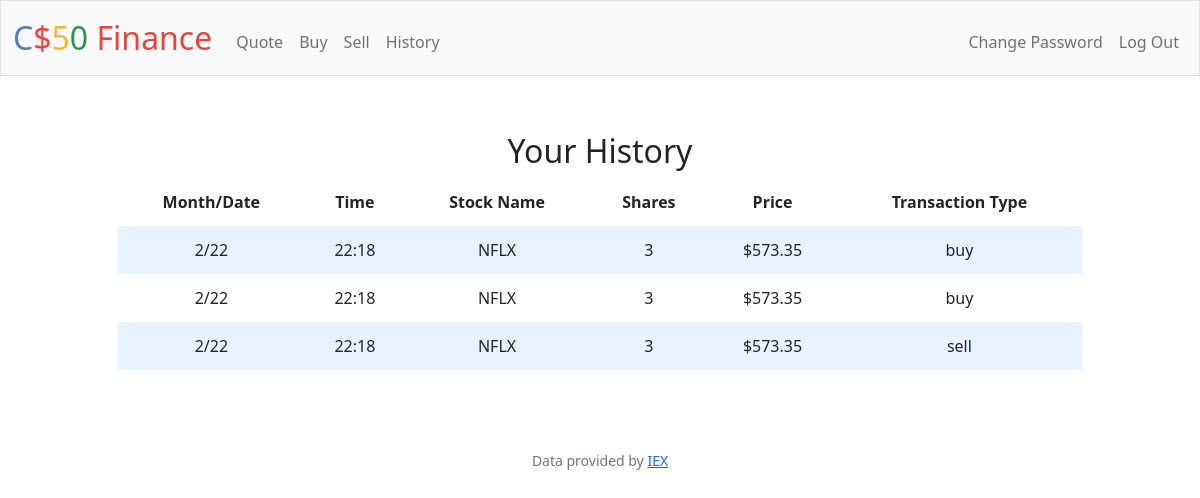
Page /history (signed in) on the earlier database version.
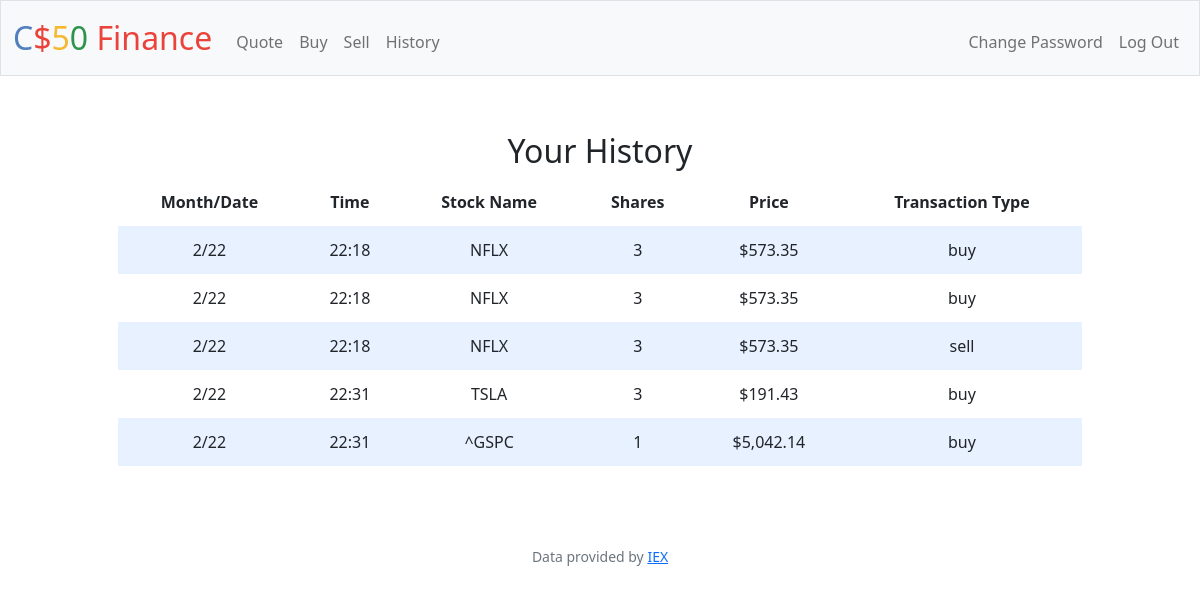
Same page on the later database version.
### tables this page shows
CREATE TABLE log(
transaction_id INTEGER PRIMARY KEY AUTOINCREMENT NOT NULL,
user_id INTEGER NOT NULL,
month INTEGER NOT NULL,
day INTEGER NOT NULL,
time TEXT NOT NULL,
symbol TEXT NOT NULL,
shares INTEGER NOT NULL,
price NUMERIC NOT NULL,
transaction_type TEXT NOT NULL,
FOREIGN KEY(user_id) REFERENCES users(id)
);

### app.py (the view)
@app.route("/history")
@login_required
def history():
    logs = db.execute("SELECT * FROM log WHERE user_id = ?", session["user_id"])
    return render_template("history.html", logs=logs)

### app.py (called while the page is built)
@app.after_request
def after_request(response):
    response.headers["Cache-Control"] = "no-cache, no-store, must-revalidate"
    response.headers["Expires"] = 0
    response.headers["Pragma"] = "no-cache"
    return response

### helpers.py (called while the page is built)
def login_required(f):
    @wraps(f)
    def decorated_function(*args, **kwargs):
        if session.get("user_id") is None:
            return redirect("/login")
        return f(*args, **kwargs)
    return decorated_function

def usd(value):
    return f"${value:,.2f}"

### templates/history.html (shortened to what this page needs)
{% extends "layout.html" %}
{% block main %}
<div class="container">
    <div class="section">
        <h2>Your History</h2>
        <table>
            <thead>
                <tr>
                    <th>Month/Date</th>
                    <th>Time</th>
                    <th>Stock Name</th>
                    <th>Shares</th>
                    <th>Price</th>
                    <th>Transaction Type</th>
                </tr>
            </thead>
            <tbody>
                {% for log in logs %}
                <tr>
                   <td>{{ log["month"] }}/{{ log["day"] }}</td>
                   <td>{{ log["time"] }}</td>
                   <td>{{ log["symbol"] }}</td>
                   <td>{{ log["shares"] }}</td>
                   <td>{{ log["price"] | usd }}</td>
                   <td>{{ log["transaction_type"] }}</td>
                </tr>
                {% endfor %}
            </tbody>
        </table>
    </div>
</div>
{% endblock %}

### templates/layout.html (shortened to what this page needs)
<!DOCTYPE html>
<html lang="en">
    <head>
        <link href="https://cdn.jsdelivr.net/npm/bootstrap@5.1.3/dist/css/bootstrap.min.css" rel="stylesheet">
        <link href="/static/styles.css" rel="stylesheet">
    </head>
    <body>
        <nav class="bg-light border navbar navbar-expand-md navbar-light">
            <div class="container-fluid">
                <a class="navbar-brand" href="/"><span class="blue">C</span><span class="red">$</span><span class="yellow">5</span><span class="green">0</span> <span class="red">Finance</span></a>
                <div class="collapse navbar-collapse" id="navbar">
                    {% if session["user_id"] %}
                        <ul class="navbar-nav me-auto mt-2">
                            <li class="nav-item"><a class="nav-link" href="/quote">Quote</a></li>
                            <li class="nav-item"><a class="nav-link" href="/buy">Buy</a></li>
                            <li class="nav-item"><a class="nav-link" href="/sell">Sell</a></li>
                            <li class="nav-item"><a class="nav-link" href="/history">History</a></li>
                        </ul>
                        <ul class="navbar-nav ms-auto mt-2">
                            <li class="nav-item"><a class="nav-link" href="/changepass">Change Password</a></li>
                            <li class="nav-item"><a class="nav-link" href="/logout">Log Out</a></li>
                        </ul>
                    {% else %}
                        <ul class="navbar-nav ms-auto mt-2">
                            <li class="nav-item"><a class="nav-link" href="/register">Register</a></li>
                            <li class="nav-item"><a class="nav-link" href="/login">Log In</a></li>
                        </ul>
                    {% endif %}
                </div>
            </div>
        </nav>
        <main class="container-fluid py-5 text-center">
            {% block main %}{% endblock %}
        </main>
        <footer class="mb-5 small text-center text-muted">
            Data provided by <a href="https://iexcloud.io/">IEX</a>
        </footer>
    </body>
</html>

### static/styles.css (style rules this page uses)
nav .navbar-brand { font-size: xx-large; }
nav .navbar-brand .blue { color: #537fbe; }
nav .navbar-brand .red { color: #ea433b; }
nav .navbar-brand .yellow { color: #f5b82e; }
nav .navbar-brand .green { color: #2e944b; }
body { background-color: #fff; color: #212529; font-size: 1rem; font-weight: 400; line-height: 1.5; margin: 0; text-align: left; }
.container { margin-left: auto; margin-right: auto; padding-left: 15px; padding-right: 15px; text-align: center; width: 90%; }
.section { padding-bottom: 1rem; padding-left: 2rem; padding-right: 2rem; padding-top: 0.5rem; }
table { background-color: transparent; margin-bottom: 1rem; width: 100%; }
table th, table td { padding: 0.75rem; vertical-align: middle; }
tbody tr:nth-of-type(odd) { background-color: rgb(179, 208, 255, 0.3) }

Differences in the rows shown:
added log: month "2", day "22", time "22:31", symbol "TSLA", shares "3", price "$191.43", transaction_type "buy"
added log: month "2", day "22", time "22:31", symbol "^GSPC", shares "1", price "$5,042.14", transaction_type "buy"
